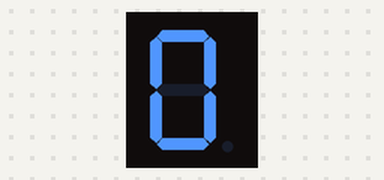
This sketch was run on a simulated Arduino Mega 2560, built with avr-gcc and run on an emulated ATmega2560. Shown: 1-digit seven-segment display. Wiring (inferred from the names in the program): 1-digit 7-segment display, segments lit when HIGH: segments pin 31, pin 33, pin 35, pin 37, pin 39, pin 41, pin 43. The segment pins are drawn as the display they are named for.

Above: at 0.1 s.
At 3.6 s:
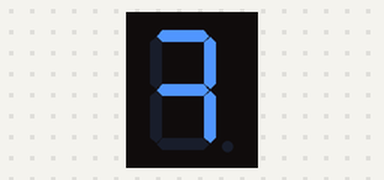
At 5.1 s:
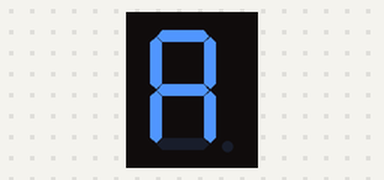
At 9.1 s:
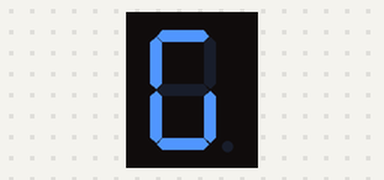
At 13.6 s:
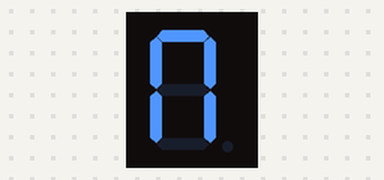
At 18.1 s:
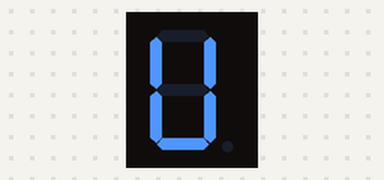

The sketch:

7SD_CHARACTERS.ino
```cpp
int pinA = 31;
int pinB = 33;
int pinC = 35;
int pinD = 37;
int pinE = 39;
int pinF = 41;
int pinG = 43;

int delayTime = 500;

void setup() {
  Serial.begin(9600);
  pinMode(pinA, OUTPUT);
  pinMode(pinB, OUTPUT);
  pinMode(pinC, OUTPUT);
  pinMode(pinD, OUTPUT);
  pinMode(pinE, OUTPUT);
  pinMode(pinF, OUTPUT);
  pinMode(pinG, OUTPUT);

}

/*
 *
 *AVAILABLE LETTERS
 *UPPER CASE LETTERS: A,C,E,F,G,H,I,L,N,O,S,U
 *LOWER CASE LETTERS: b,c,d,g,h,i,j,l,n,o,p,q,r,t,u,y
 *
*/
void loop() {
  zero();
  delay(delayTime);
  one();
  delay(delayTime);
  two();
  delay(delayTime);
  three();
  delay(delayTime);
  four();
  delay(delayTime);
  five();
  delay(delayTime);
  six();
  delay(delayTime);
  seven();
  delay(delayTime);
  eight();
  delay(delayTime);
  nine();
  delay(delayTime);

  letter_A();
  delay(delayTime);
  letter_b();
  delay(delayTime);
  letter_c();
  delay(delayTime);
  letter_C();
  delay(delayTime);
  letter_d();
  delay(delayTime);
  letter_E();
  delay(delayTime);
  letter_F();
  delay(delayTime);
  letter_g();
  delay(delayTime);
  letter_G();
  delay(delayTime);
  letter_h();
  delay(delayTime);
  letter_H();
  delay(delayTime);
  letter_i();
  delay(delayTime);
  letter_I();
  delay(delayTime);
  letter_j();
  delay(delayTime);
  letter_l();
  delay(delayTime);
  letter_L();
  delay(delayTime);
  letter_n();
  delay(delayTime);
  letter_N();
  delay(delayTime);
  letter_o();
  delay(delayTime);
  letter_O();
  delay(delayTime);
  letter_p();
  delay(delayTime);
  letter_q();
  delay(delayTime);
  letter_r();
  delay(delayTime);
  letter_S();
  delay(delayTime);
  letter_t();
  delay(delayTime);
  letter_u();
  delay(delayTime);
  letter_U();
  delay(delayTime);
  letter_y();
  delay(delayTime);
  off();
}

//SEVEN SEGMENT DISPLAY
void one(){
  digitalWrite(pinA, LOW);
  digitalWrite(pinB, HIGH);
  digitalWrite(pinC, HIGH);
  digitalWrite(pinD, LOW);
  digitalWrite(pinE, LOW);
  digitalWrite(pinF, LOW);
  digitalWrite(pinG, LOW);
  }

void two(){
  digitalWrite(pinA, HIGH);
  digitalWrite(pinB, HIGH);
  digitalWrite(pinC, LOW);
  digitalWrite(pinD, HIGH);
  digitalWrite(pinE, HIGH);
  digitalWrite(pinF, LOW);
  digitalWrite(pinG, HIGH);
  }

void three(){
  digitalWrite(pinA, HIGH);
  digitalWrite(pinB, HIGH);
  digitalWrite(pinC, HIGH);
  digitalWrite(pinD, HIGH);
  digitalWrite(pinE, LOW);
  digitalWrite(pinF, LOW);
  digitalWrite(pinG, HIGH);
  }

void four(){
  digitalWrite(pinA, LOW);
  digitalWrite(pinB, HIGH);
  digitalWrite(pinC, HIGH);
  digitalWrite(pinD, LOW);
  digitalWrite(pinE, LOW);
  digitalWrite(pinF, HIGH);
  digitalWrite(pinG, HIGH);
  }

void five(){
  digitalWrite(pinA, HIGH);
  digitalWrite(pinB, LOW);
  digitalWrite(pinC, HIGH);
  digitalWrite(pinD, HIGH);
  digitalWrite(pinE, LOW);
  digitalWrite(pinF, HIGH);
  digitalWrite(pinG, HIGH);
  }

void six(){
  digitalWrite(pinA, HIGH);
  digitalWrite(pinB, LOW);
  digitalWrite(pinC, HIGH);
  digitalWrite(pinD, HIGH);
  digitalWrite(pinE, HIGH);
  digitalWrite(pinF, HIGH);
  digitalWrite(pinG, HIGH);
  }

void seven(){
  digitalWrite(pinA, HIGH);
  digitalWrite(pinB, HIGH);
  digitalWrite(pinC, HIGH);
  digitalWrite(pinD, LOW);
  digitalWrite(pinE, LOW);
  digitalWrite(pinF, LOW);
  digitalWrite(pinG, HIGH);
  }
void eight(){
  digitalWrite(pinA, HIGH);
  digitalWrite(pinB, HIGH);
  digitalWrite(pinC, HIGH);
  digitalWrite(pinD, HIGH);
  digitalWrite(pinE, HIGH);
  digitalWrite(pinF, HIGH);
  digitalWrite(pinG, HIGH);
  }

void nine(){
  digitalWrite(pinA, HIGH);
  digitalWrite(pinB, HIGH);
  digitalWrite(pinC, HIGH);
  digitalWrite(pinD, LOW);
  digitalWrite(pinE, LOW);
  digitalWrite(pinF, HIGH);
  digitalWrite(pinG, HIGH);
  }

void zero(){
  digitalWrite(pinA, HIGH);
  digitalWrite(pinB, HIGH);
  digitalWrite(pinC, HIGH);
  digitalWrite(pinD, HIGH);
  digitalWrite(pinE, HIGH);
  digitalWrite(pinF, HIGH);
  digitalWrite(pinG, LOW);
}

void letter_A(){
  digitalWrite(pinA, HIGH);
  digitalWrite(pinB, HIGH);
  digitalWrite(pinC, HIGH);
  digitalWrite(pinD, LOW);
  digitalWrite(pinE, HIGH);
  digitalWrite(pinF, HIGH);
  digitalWrite(pinG, HIGH);
}

void letter_b(){
  digitalWrite(pinA, LOW);
  digitalWrite(pinB, LOW);
  digitalWrite(pinC, HIGH);
  digitalWrite(pinD, HIGH);
  digitalWrite(pinE, HIGH);
  digitalWrite(pinF, HIGH);
  digitalWrite(pinG, HIGH);
}

void letter_c(){
  digitalWrite(pinA, LOW);
  digitalWrite(pinB, LOW);
  digitalWrite(pinC, LOW);
  digitalWrite(pinD, HIGH);
  digitalWrite(pinE, HIGH);
  digitalWrite(pinF, LOW);
  digitalWrite(pinG, HIGH);
}

void letter_C(){
  digitalWrite(pinA, HIGH);
  digitalWrite(pinB, LOW);
  digitalWrite(pinC, LOW);
  digitalWrite(pinD, HIGH);
  digitalWrite(pinE, HIGH);
  digitalWrite(pinF, HIGH);
  digitalWrite(pinG, LOW);
}

void letter_d(){
  digitalWrite(pinA, LOW);
  digitalWrite(pinB, HIGH);
  digitalWrite(pinC, HIGH);
  digitalWrite(pinD, HIGH);
  digitalWrite(pinE, HIGH);
  digitalWrite(pinF, LOW);
  digitalWrite(pinG, HIGH);
}

void letter_E(){
  digitalWrite(pinA, HIGH);
  digitalWrite(pinB, LOW);
  digitalWrite(pinC, LOW);
  digitalWrite(pinD, HIGH);
  digitalWrite(pinE, HIGH);
  digitalWrite(pinF, HIGH);
  digitalWrite(pinG, HIGH);
}

void letter_F(){
  digitalWrite(pinA, HIGH);
  digitalWrite(pinB, LOW);
  digitalWrite(pinC, LOW);
  digitalWrite(pinD, LOW);
  digitalWrite(pinE, HIGH);
  digitalWrite(pinF, HIGH);
  digitalWrite(pinG, HIGH);
}

void letter_g(){
  digitalWrite(pinA, HIGH);
  digitalWrite(pinB, HIGH);
  digitalWrite(pinC, HIGH);
  digitalWrite(pinD, HIGH);
  digitalWrite(pinE, LOW);
  digitalWrite(pinF, HIGH);
  digitalWrite(pinG, HIGH);
}

void letter_G(){
  digitalWrite(pinA, HIGH);
  digitalWrite(pinB, LOW);
  digitalWrite(pinC, HIGH);
  digitalWrite(pinD, HIGH);
  digitalWrite(pinE, HIGH);
  digitalWrite(pinF, HIGH);
  digitalWrite(pinG, LOW);
}

void letter_h(){
  digitalWrite(pinA, LOW);
  digitalWrite(pinB, LOW);
  digitalWrite(pinC, HIGH);
  digitalWrite(pinD, LOW);
  digitalWrite(pinE, HIGH);
  digitalWrite(pinF, HIGH);
  digitalWrite(pinG, HIGH);
}

void letter_H(){
  digitalWrite(pinA, LOW);
  digitalWrite(pinB, HIGH);
  digitalWrite(pinC, HIGH);
  digitalWrite(pinD, LOW);
  digitalWrite(pinE, HIGH);
  digitalWrite(pinF, HIGH);
  digitalWrite(pinG, HIGH);
}

void letter_i(){
  digitalWrite(pinA, HIGH);
  digitalWrite(pinB, LOW);
  digitalWrite(pinC, HIGH);
  digitalWrite(pinD, LOW);
  digitalWrite(pinE, LOW);
  digitalWrite(pinF, LOW);
  digitalWrite(pinG, LOW);
}

void letter_I(){
  digitalWrite(pinA, LOW);
  digitalWrite(pinB, HIGH);
  digitalWrite(pinC, HIGH);
  digitalWrite(pinD, LOW);
  digitalWrite(pinE, LOW);
  digitalWrite(pinF, LOW);
  digitalWrite(pinG, LOW);
}

void letter_j(){
  digitalWrite(pinA, HIGH);
  digitalWrite(pinB, LOW);
  digitalWrite(pinC, HIGH);
  digitalWrite(pinD, HIGH);
  digitalWrite(pinE, LOW);
  digitalWrite(pinF, LOW);
  digitalWrite(pinG, LOW);
}

void letter_l(){
  digitalWrite(pinA, LOW);
  digitalWrite(pinB, HIGH);
  digitalWrite(pinC, HIGH);
  digitalWrite(pinD, LOW);
  digitalWrite(pinE, LOW);
  digitalWrite(pinF, LOW);
  digitalWrite(pinG, LOW);
}

void letter_L(){
  digitalWrite(pinA, LOW);
  digitalWrite(pinB, LOW);
  digitalWrite(pinC, LOW);
  digitalWrite(pinD, HIGH);
  digitalWrite(pinE, HIGH);
  digitalWrite(pinF, HIGH);
  digitalWrite(pinG, LOW);
}

void letter_n(){
  digitalWrite(pinA, LOW);
  digitalWrite(pinB, LOW);
  digitalWrite(pinC, HIGH);
  digitalWrite(pinD, LOW);
  digitalWrite(pinE, HIGH);
  digitalWrite(pinF, LOW);
  digitalWrite(pinG, HIGH);
}

void letter_N(){
  digitalWrite(pinA, HIGH);
  digitalWrite(pinB, HIGH);
  digitalWrite(pinC, HIGH);
  digitalWrite(pinD, LOW);
  digitalWrite(pinE, HIGH);
  digitalWrite(pinF, HIGH);
  digitalWrite(pinG, LOW);
}

void letter_o(){
  digitalWrite(pinA, LOW);
  digitalWrite(pinB, LOW);
  digitalWrite(pinC, HIGH);
  digitalWrite(pinD, HIGH);
  digitalWrite(pinE, HIGH);
  digitalWrite(pinF, LOW);
  digitalWrite(pinG, HIGH);
}

void letter_O(){
  digitalWrite(pinA, HIGH);
  digitalWrite(pinB, HIGH);
  digitalWrite(pinC, HIGH);
  digitalWrite(pinD, HIGH);
  digitalWrite(pinE, HIGH);
  digitalWrite(pinF, HIGH);
  digitalWrite(pinG, LOW);
}

void letter_p(){
  digitalWrite(pinA, HIGH);
  digitalWrite(pinB, HIGH);
  digitalWrite(pinC, LOW);
  digitalWrite(pinD, LOW);
  digitalWrite(pinE, HIGH);
  digitalWrite(pinF, HIGH);
  digitalWrite(pinG, HIGH);
}

void letter_q(){
  digitalWrite(pinA, HIGH);
  digitalWrite(pinB, HIGH);
  digitalWrite(pinC, HIGH);
  digitalWrite(pinD, LOW);
  digitalWrite(pinE, LOW);
  digitalWrite(pinF, HIGH);
  digitalWrite(pinG, HIGH);
}

void letter_r(){
  digitalWrite(pinA, LOW);
  digitalWrite(pinB, LOW);
  digitalWrite(pinC, LOW);
  digitalWrite(pinD, LOW);
  digitalWrite(pinE, HIGH);
  digitalWrite(pinF, LOW);
  digitalWrite(pinG, HIGH);
}

void letter_S(){
  digitalWrite(pinA, HIGH);
  digitalWrite(pinB, LOW);
  digitalWrite(pinC, HIGH);
  digitalWrite(pinD, HIGH);
  digitalWrite(pinE, LOW);
  digitalWrite(pinF, HIGH);
  digitalWrite(pinG, HIGH);
}

void letter_t(){
  digitalWrite(pinA, LOW);
  digitalWrite(pinB, LOW);
  digitalWrite(pinC, LOW);
  digitalWrite(pinD, HIGH);
  digitalWrite(pinE, HIGH);
  digitalWrite(pinF, HIGH);
  digitalWrite(pinG, HIGH);
}

void letter_U(){
  digitalWrite(pinA, LOW);
  digitalWrite(pinB, HIGH);
  digitalWrite(pinC, HIGH);
  digitalWrite(pinD, HIGH);
  digitalWrite(pinE, HIGH);
  digitalWrite(pinF, HIGH);
  digitalWrite(pinG, LOW);
}

void letter_u(){
  digitalWrite(pinA, LOW);
  digitalWrite(pinB, LOW);
  digitalWrite(pinC, HIGH);
  digitalWrite(pinD, HIGH);
  digitalWrite(pinE, HIGH);
  digitalWrite(pinF, LOW);
  digitalWrite(pinG, LOW);
}

void letter_y(){
  digitalWrite(pinA, LOW);
  digitalWrite(pinB, HIGH);
  digitalWrite(pinC, HIGH);
  digitalWrite(pinD, LOW);
  digitalWrite(pinE, LOW);
  digitalWrite(pinF, HIGH);
  digitalWrite(pinG, HIGH);
}

void off(){
  digitalWrite(pinA, LOW);
  digitalWrite(pinB, LOW);
  digitalWrite(pinC, LOW);
  digitalWrite(pinD, LOW);
  digitalWrite(pinE, LOW);
  digitalWrite(pinF, LOW);
  digitalWrite(pinG, LOW);
}
```

Measured:
- by itself, everything shown: repeats every 19.0 s, in 39 steps
- what the display in image 1 shows lasts 0.5 s, from 3.5 s to 4.0 s
